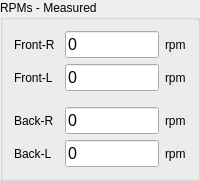
       <widget class="QGroupBox" name="rpmMeasuredBox">
        <property name="geometry">
         <rect>
          <x>247</x>
          <y>20</y>
          <width>200</width>
          <height>165</height>
         </rect>
        </property>
        <property name="sizePolicy">
         <sizepolicy hsizetype="Fixed" vsizetype="Fixed">
          <horstretch>0</horstretch>
          <verstretch>0</verstretch>
         </sizepolicy>
        </property>
        <property name="title">
         <string>RPMs - Measured</string>
        </property>
        <layout class="QHBoxLayout" name="horizontalLayout_7">
         <item>
          <layout class="QVBoxLayout" name="rpmMeasuredLabelsBox">
           <item>
            <widget class="QLabel" name="rpmMeasuredFRLabel">
             <property name="sizePolicy">
              <sizepolicy hsizetype="Preferred" vsizetype="Preferred">
               <horstretch>0</horstretch>
               <verstretch>0</verstretch>
              </sizepolicy>
             </property>
             <property name="text">
              <string>Front-R</string>
             </property>
            </widget>
           </item>
           <item>
            <widget class="QLabel" name="rpmMeasuredFLLabel">
             <property name="text">
              <string>Front-L</string>
             </property>
            </widget>
           </item>
           <item>
            <spacer name="verticalSpacer_6">
             <property name="orientation">
              <enum>Qt::Orientation::Vertical</enum>
             </property>
             <property name="sizeType">
              <enum>QSizePolicy::Policy::Fixed</enum>
             </property>
             <property name="sizeHint" stdset="0">
              <size>
               <width>20</width>
               <height>10</height>
              </size>
             </property>
            </spacer>
           </item>
           <item>
            <widget class="QLabel" name="rpmMeasuredBRLabel">
             <property name="text">
              <string>Back-R</string>
             </property>
            </widget>
           </item>
           <item>
            <widget class="QLabel" name="rpmMeasuredBLLabel">
             <property name="text">
              <string>Back-L</string>
             </property>
            </widget>
           </item>
          </layout>
         </item>
         <item>
          <spacer name="horizontalSpacer_16">
           <property name="orientation">
            <enum>Qt::Orientation::Horizontal</enum>
           </property>
           <property name="sizeType">
            <enum>QSizePolicy::Policy::Fixed</enum>
           </property>
           <property name="sizeHint" stdset="0">
            <size>
             <width>4</width>
             <height>20</height>
            </size>
           </property>
          </spacer>
         </item>
         <item>
          <layout class="QVBoxLayout" name="rpmMeasuredValuesBox">
           <property name="sizeConstraint">
            <enum>QLayout::SizeConstraint::SetDefaultConstraint</enum>
           </property>
           <item>
            <widget class="QLineEdit" name="rpmMeasuredFRValue">
             <property name="sizePolicy">
              <sizepolicy hsizetype="Preferred" vsizetype="Fixed">
               <horstretch>0</horstretch>
               <verstretch>0</verstretch>
              </sizepolicy>
             </property>
             <property name="font">
              <font>
               <pointsize>12</pointsize>
              </font>
             </property>
             <property name="focusPolicy">
              <enum>Qt::FocusPolicy::NoFocus</enum>
             </property>
             <property name="text">
              <string>0</string>
             </property>
             <property name="frame">
              <bool>true</bool>
             </property>
             <property name="dragEnabled">
              <bool>true</bool>
             </property>
             <property name="readOnly">
              <bool>true</bool>
             </property>
            </widget>
           </item>
           <item>
            <widget class="QLineEdit" name="rpmMeasuredFLValue">
             <property name="sizePolicy">
              <sizepolicy hsizetype="Preferred" vsizetype="Fixed">
               <horstretch>0</horstretch>
               <verstretch>0</verstretch>
              </sizepolicy>
             </property>
             <property name="font">
              <font>
               <pointsize>12</pointsize>
              </font>
             </property>
             <property name="focusPolicy">
              <enum>Qt::FocusPolicy::NoFocus</enum>
             </property>
             <property name="text">
              <string>0</string>
             </property>
             <property name="frame">
              <bool>true</bool>
             </property>
             <property name="dragEnabled">
              <bool>true</bool>
             </property>
             <property name="readOnly">
              <bool>true</bool>
             </property>
            </widget>
           </item>
           <item>
            <spacer name="verticalSpacer_7">
             <property name="orientation">
              <enum>Qt::Orientation::Vertical</enum>
             </property>
             <property name="sizeType">
              <enum>QSizePolicy::Policy::Fixed</enum>
             </property>
             <property name="sizeHint" stdset="0">
              <size>
               <width>20</width>
               <height>10</height>
              </size>
             </property>
            </spacer>
           </item>
           <item>
            <widget class="QLineEdit" name="rpmMeasuredBRValue">
             <property name="sizePolicy">
              <sizepolicy hsizetype="Preferred" vsizetype="Fixed">
               <horstretch>0</horstretch>
               <verstretch>0</verstretch>
              </sizepolicy>
             </property>
             <property name="font">
              <font>
               <pointsize>12</pointsize>
              </font>
             </property>
             <property name="focusPolicy">
              <enum>Qt::FocusPolicy::NoFocus</enum>
             </property>
             <property name="text">
              <string>0</string>
             </property>
             <property name="frame">
              <bool>true</bool>
             </property>
             <property name="dragEnabled">
              <bool>true</bool>
             </property>
             <property name="readOnly">
              <bool>true</bool>
             </property>
            </widget>
           </item>
           <item>
            <widget class="QLineEdit" name="rpmMeasuredBLValue">
             <property name="sizePolicy">
              <sizepolicy hsizetype="Preferred" vsizetype="Fixed">
               <horstretch>0</horstretch>
               <verstretch>0</verstretch>
              </sizepolicy>
             </property>
             <property name="font">
              <font>
               <pointsize>12</pointsize>
              </font>
             </property>
             <property name="focusPolicy">
              <enum>Qt::FocusPolicy::NoFocus</enum>
             </property>
             <property name="text">
              <string>0</string>
             </property>
             <property name="frame">
              <bool>true</bool>
             </property>
             <property name="dragEnabled">
              <bool>true</bool>
             </property>
             <property name="readOnly">
              <bool>true</bool>
             </property>
            </widget>
           </item>
          </layout>
         </item>
         <item>
          <layout class="QVBoxLayout" name="rpmMeasuredUnitsBox">
           <item>
            <widget class="QLabel" name="rpmMeasuredFRUnit">
             <property name="text">
              <string>rpm</string>
             </property>
            </widget>
           </item>
           <item>
            <widget class="QLabel" name="rpmMeasuredFLUnit">
             <property name="text">
              <string>rpm</string>
             </property>
            </widget>
           </item>
           <item>
            <spacer name="verticalSpacer_8">
             <property name="orientation">
              <enum>Qt::Orientation::Vertical</enum>
             </property>
             <property name="sizeType">
              <enum>QSizePolicy::Policy::Fixed</enum>
             </property>
             <property name="sizeHint" stdset="0">
              <size>
               <width>20</width>
               <height>10</height>
              </size>
             </property>
            </spacer>
           </item>
           <item>
            <widget class="QLabel" name="rpmMeasuredBRUnit">
             <property name="text">
              <string>rpm</string>
             </property>
            </widget>
           </item>
           <item>
            <widget class="QLabel" name="rpmMeasuredBLUnit">
             <property name="text">
              <string>rpm</string>
             </property>
            </widget>
           </item>
          </layout>
         </item>
        </layout>
       </widget>
